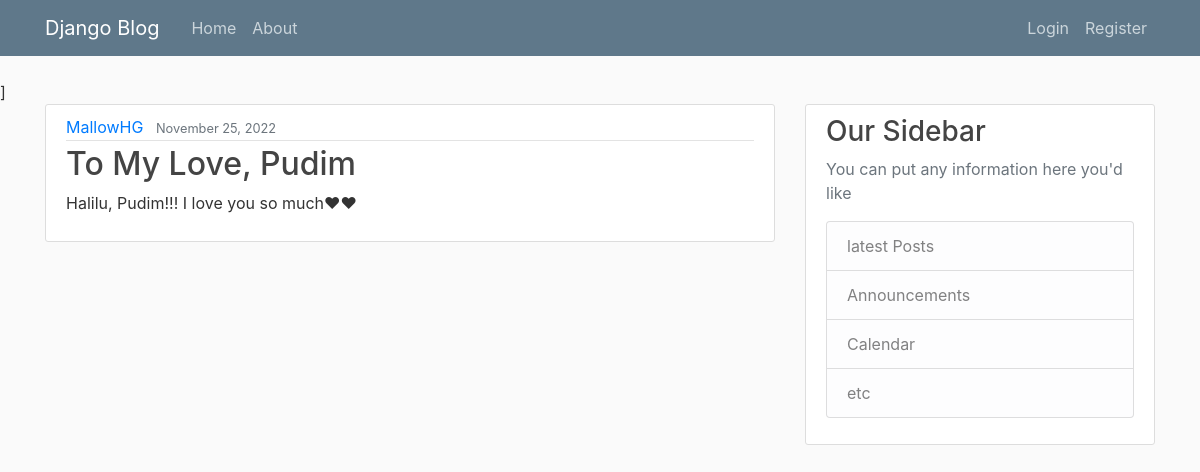
The page / on the database its author committed.
### blog/models.py (models this page shows, shortened)
class Post(models.Model):
    title = models.CharField(max_length=100)
    content = models.TextField()
    date_posted = models.DateTimeField(default=timezone.now)
    author = models.ForeignKey(User, on_delete=models.CASCADE)

### blog/views.py (the view)
# urls.py: path('', views.home, name='blog-home'),
def home(request):
	return render(request, 'blog/home.html', {'posts': Post.objects.all()})

### blog/templates/blog/home.html
{% extends 'blog/layout.html' %}
{% block content%}
	<div class="row">
		<div class="col-md-8">
			{% for post in posts %}
				<article class="media content-section">
					<div class="media-body">
					<div class="article-metadata">
						<a class="mr-2" href="#">{{ post.author }}</a>
						<small class="text-muted">{{ post.date_posted | date:"F d, Y" }}</small>
					</div>
					<h2><a class="article-title" href="#">{{ post.title }}</a></h2>
					<p class="article-content">{{ post.content }}</p>
					</div>
				</article>
			{% endfor %}
		</div>
		<div class="col-md-4">
			<div class="content-section">
				<h3>Our Sidebar</h3>
				<p class="text-muted">You can put any information here you'd like
					<ul class="list-group">
						<li class="list-group-item list-group-item-light">latest Posts</li>
						<li class="list-group-item list-group-item-light">Announcements</li>
						<li class="list-group-item list-group-item-light">Calendar</li>
						<li class="list-group-item list-group-item-light">etc</li>
					</ul>
				</p>
			</div>
		</div>
	</div>
{% endblock%}

### blog/static/blog/main.css (style rules this page uses)
body { background: #fafafa; color: #333333; margin-top: 5rem; }
h1, h2, h3, h4, h5, h6 { color: #444444; }
ul { margin: 0; }
.content-section { background: #ffffff; padding: 10px 20px; border: 1px solid #dddddd; border-radius: 3px; margin-bottom: 20px; }
.article-title { color: #444444; }
.article-content { white-space: pre-line; }
.article-metadata { padding-bottom: 1px; margin-bottom: 4px; border-bottom: 1px solid #e3e3e3 }

### rows shown on the page
Post: author "MallowHG", date_posted "November 25, 2022", title "To My Love, Pudim", content "Halilu, Pudim!!! I love you so much❤❤"
